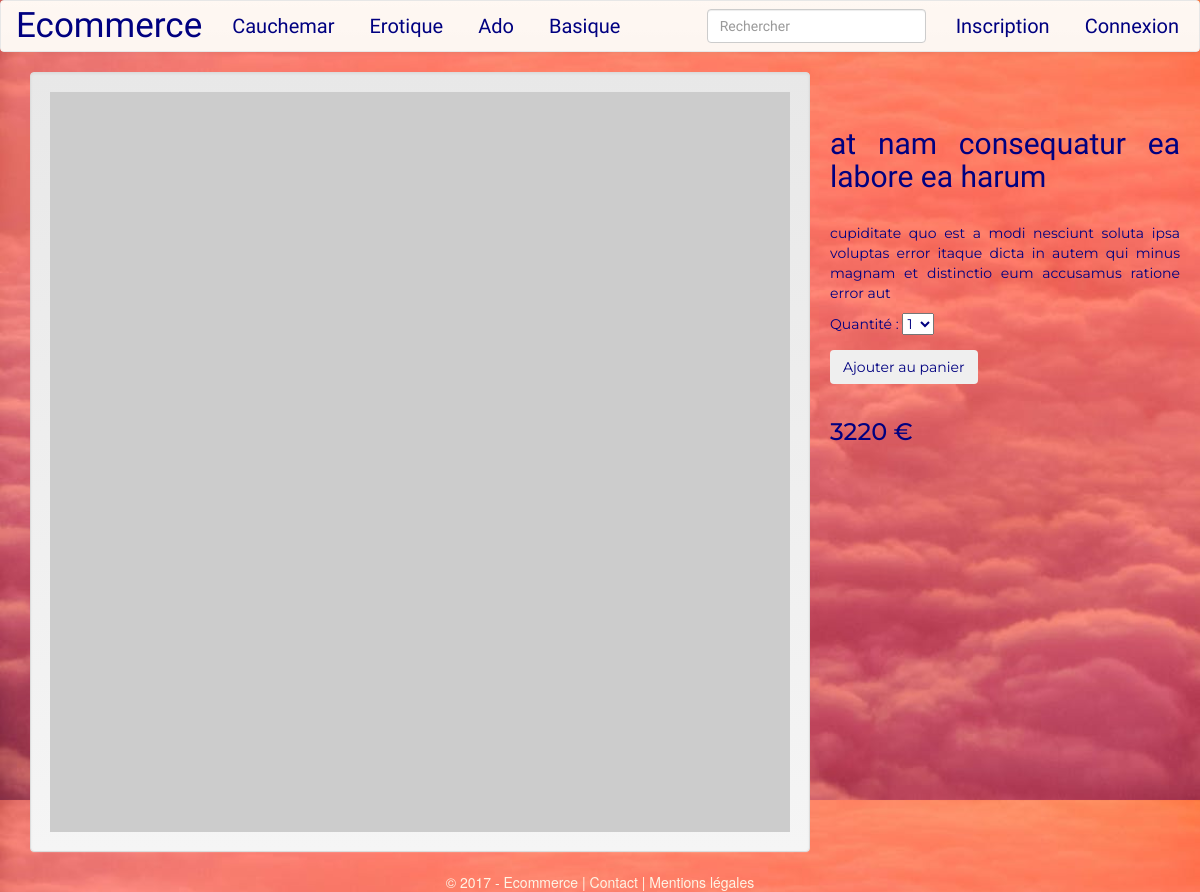
The page /?page=product&article=219 on the database its author committed.
### tables this page shows
CREATE TABLE `category` (
  `id_category` int(11) NOT NULL,
  `category` varchar(255) NOT NULL
);

CREATE TABLE `product` (
  `id_product` int(11) NOT NULL,
  `id_category` int(11) NOT NULL,
  `name` varchar(255) NOT NULL,
  `description` varchar(255) NOT NULL,
  `image` varchar(255) NOT NULL,
  `price` int(11) NOT NULL,
  `quantity` int(11) NOT NULL
);

### function/model.php (called while the page is built, shortened)
<?php
function getCategories() {
    global $bdd;
    $query = $bdd->query("SELECT * FROM category");
    return $query->fetchAll(PDO::FETCH_OBJ);
}
function getProduct($id) {
    global $bdd;
    $query = $bdd->query("SELECT * FROM product WHERE id_product = $id");
    return $query->fetch(PDO::FETCH_OBJ);
}

### pages/product.php (the view)
<?php
    isset($_GET["article"]) ?
        $article = getProduct($_GET["article"])
        : header("location: index.php?page=404") ;
?>
<div class="container">
    <div class="row products">
        <div class="col-md-8 well">
            <img class="img-responsive center-block" src="<?php echo $article->image; ?>" alt="">
        </div>
        <div class="col-md-4 textProduct">
            <div class="row">
                <h2><?php echo $article->name; ?></h2><br>
                <p id="description"><?php echo $article->description ?></p>
            </div>
            <div class="row">
                <div class="form-group">
                    <span>Quantité :</span>
                    <select id="quantity" name="">
                        <?php for($i = 1; $i < 7; $i++): ?>
                            <option value="<?php echo $i; ?>"><?php echo $i; ?></option>
                        <?php endfor; ?>
                    </select>
                </div>
                <div class="form-group">
                    <button type="submit" class="btn">Ajouter au panier</button>
                </div>
            </div>
            <div class="row price">
                <h3 id="resultPrice"><?php echo $article->price; ?> €</h3>
            </div>
        </div>
    </div>
</div>

### pages/header.php (shortened to what this page needs)
<!DOCTYPE html>
<html>
    <head>
        <link rel="stylesheet" href="https://maxcdn.bootstrapcdn.com/bootstrap/3.3.7/css/bootstrap.min.css">
        <link rel="stylesheet" href="https://maxcdn.bootstrapcdn.com/bootstrap/3.3.7/css/bootstrap-theme.min.css">
        <link rel="stylesheet" href="css/style.css">
    </head>
    <body>
        <header class="main-header">
            <nav class="navbar navbar-default">
                <div class="container navContainer">
                    <div class="navbar-header">
                        <a class="navbar-brand" href="?page=home">Ecommerce</a>
                    </div>
                    <div>
                        <ul class="nav navbar-nav">
                        <?php foreach(getCategories() as $category): ?>
                            <li class="<?= (isset($_GET["category"]) && $_GET["category"] == $category->id_category)? "active" : "" ;?>"><a href="?page=home&category=<?php echo $category->id_category; ?>"><?php echo $category->category; ?></a></li>
                        <?php endforeach; ?>
                        </ul>
                        <ul class="nav navbar-nav navbar-right">
                        <?php if (isset($_SESSION['user'])) :?>
                            <li class="<?= ($_GET["page"]=="contact-profile")? "active" : "" ; ?>"><a href="?page=contact-profile">
                                <?= "Bonjour ".($_SESSION['user']->login); ?>
                            </a></li>
                        <?php else: ?>
                            <li class="<?= ($_GET["page"]=="inscription")? "active" : "" ; ?>"><a href="?page=inscription">Inscription</a></li>
                            <li class="<?= ($_GET["page"]=="connexion")? "active" : "" ; ?>"><a href="?page=connexion">Connexion</a></li>
                        <?php endif; ?>
                        </ul>
                        <form  action="?page=99" class="navbar-form navbar-right">
                            <div class="form-group">
                                <input type="text" id="search" class="form-control" placeholder="Rechercher">
                            </div>
                        </form>
                    </div>
                </div>
            </nav>
        </header>
        <div class="main-content">
            <div class="container">

### index.php (shortened to what this page needs)
<?php
require_once 'config.php';
require_once 'function/model.php';
require_once 'pages/header.php';
if (isset($_GET["page"])) {
    if ( file_exists( 'pages/'.$_GET["page"].".php" ) ){
        include_once 'pages/'.$_GET["page"].".php";
    } else {
        include_once 'pages/'.'404'.".php";
    }
} else {
    require_once 'pages/home.php';
}
require_once 'pages/footer.php';

### pages/footer.php (shortened to what this page needs)
            </div>
        </div>
        <footer class="main-footer">
            <div class="container text-center textFooter">
                &copy; 2017 - Ecommerce | <a href="?page=1">Contact</a> | <a href="?page=2">Mentions légales</a>
            </div>
        </footer>
    </body>
</html>

### css/style.css (style rules this page uses)
body { background-image:url("../img/pexels-photo-132800.jpeg"); background-attachment: fixed; background-size: 100%; }
.img-responsive { width: 100%; }
h1, h2 { color: #000080; font-family: 'Indie Flower', cursive; }
h3, h4 { color: #000080; font-family: 'Montserrat', sans-serif; }
.textFooter, .textFooter a { color: oldlace; }
.main-header .navbar .navContainer { background-color:rgba(255, 245, 238, 0.7); font-family: 'Indie Flower', cursive; font-size: 17px; width:100%; }
.main-header .navbar-header a { color: #000080; font-family: 'Indie Flower', cursive; font-size: 35px; }
.container ul.nav a { color: #000080; font-size: 20px; padding-right: 20px; }
.textProduct { padding: 35px; color: #000080; font-family: 'Montserrat', sans-serif; text-align: justify; }

### rows shown on the page
category: category "Cauchemar"
category: category "Erotique"
category: category "Ado"
category: category "Basique"
product: name "at nam consequatur ea labore ea harum", description "cupiditate quo est a modi nesciunt soluta ipsa voluptas error itaque dicta in autem qui minus magnam et distinctio eum accusamus ratione error aut", price "3220"

### other values the page prints
form field value "1"
